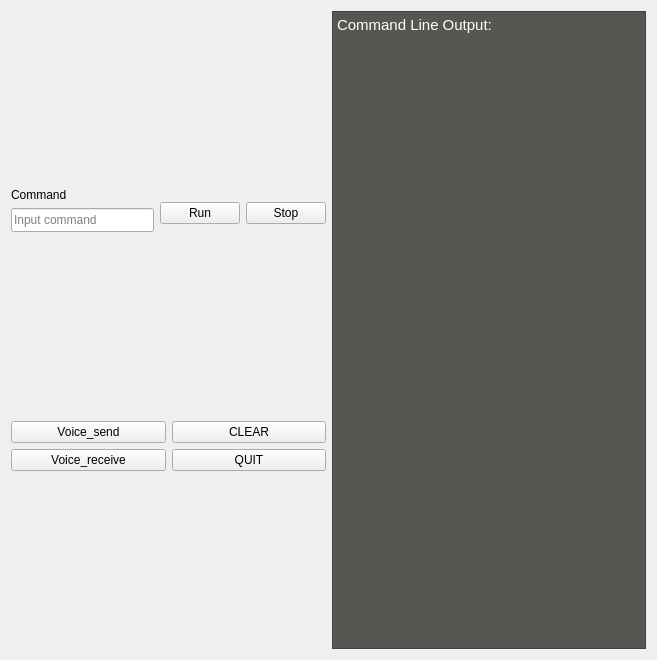
<?xml version="1.0" encoding="UTF-8"?>
<ui version="4.0">
 <class>DeveloperTools</class>
 <widget class="QWidget" name="DeveloperTools">
  <property name="geometry">
   <rect>
    <x>0</x>
    <y>0</y>
    <width>657</width>
    <height>660</height>
   </rect>
  </property>
  <property name="windowTitle">
   <string>Developer Tools</string>
  </property>
  <property name="styleSheet">
   <string notr="true"># background-color: rgb(114, 159, 207);
font: 11pt &quot;Roboto&quot;;</string>
  </property>
  <layout class="QGridLayout" name="gridLayout">
   <item row="0" column="0">
    <layout class="QHBoxLayout" name="horizontalLayout_4">
     <item>
      <layout class="QVBoxLayout" name="verticalLayout_5">
       <item>
        <layout class="QHBoxLayout" name="horizontalLayout_2">
         <item>
          <layout class="QVBoxLayout" name="verticalLayout">
           <item>
            <widget class="QLabel" name="label">
             <property name="text">
              <string>Command</string>
             </property>
            </widget>
           </item>
           <item>
            <widget class="QLineEdit" name="command">
             <property name="sizePolicy">
              <sizepolicy hsizetype="MinimumExpanding" vsizetype="Fixed">
               <horstretch>0</horstretch>
               <verstretch>0</verstretch>
              </sizepolicy>
             </property>
             <property name="minimumSize">
              <size>
               <width>0</width>
               <height>24</height>
              </size>
             </property>
             <property name="styleSheet">
              <string notr="true"/>
             </property>
             <property name="placeholderText">
              <string>Input command</string>
             </property>
            </widget>
           </item>
           <item>
            <widget class="Line" name="line">
             <property name="sizePolicy">
              <sizepolicy hsizetype="Minimum" vsizetype="Maximum">
               <horstretch>0</horstretch>
               <verstretch>0</verstretch>
              </sizepolicy>
             </property>
             <property name="minimumSize">
              <size>
               <width>0</width>
               <height>0</height>
              </size>
             </property>
             <property name="autoFillBackground">
              <bool>false</bool>
             </property>
             <property name="styleSheet">
              <string notr="true">color: rgb(0, 0, 0);</string>
             </property>
             <property name="orientation">
              <enum>Qt::Horizontal</enum>
             </property>
            </widget>
           </item>
          </layout>
         </item>
         <item>
          <layout class="QVBoxLayout" name="verticalLayout_2">
           <item>
            <layout class="QHBoxLayout" name="horizontalLayout">
             <item>
              <widget class="QPushButton" name="run">
               <property name="styleSheet">
                <string notr="true">
</string>
               </property>
               <property name="text">
                <string>Run</string>
               </property>
              </widget>
             </item>
             <item>
              <widget class="QPushButton" name="stop">
               <property name="text">
                <string>Stop</string>
               </property>
              </widget>
             </item>
            </layout>
           </item>
          </layout>
         </item>
        </layout>
       </item>
       <item>
        <layout class="QHBoxLayout" name="horizontalLayout_3">
         <item>
          <layout class="QVBoxLayout" name="verticalLayout_3">
           <item>
            <widget class="QPushButton" name="voice_send">
             <property name="text">
              <string>Voice_send</string>
             </property>
            </widget>
           </item>
           <item>
            <widget class="QPushButton" name="voice_receive">
             <property name="text">
              <string>Voice_receive</string>
             </property>
            </widget>
           </item>
          </layout>
         </item>
         <item>
          <layout class="QVBoxLayout" name="verticalLayout_4">
           <item>
            <widget class="QPushButton" name="clear">
             <property name="text">
              <string>CLEAR</string>
             </property>
            </widget>
           </item>
           <item>
            <widget class="QPushButton" name="quit">
             <property name="text">
              <string>QUIT</string>
             </property>
            </widget>
           </item>
          </layout>
         </item>
        </layout>
       </item>
      </layout>
     </item>
     <item>
      <widget class="QTextBrowser" name="output">
       <property name="styleSheet">
        <string notr="true">background-color: rgb(85, 87, 83);</string>
       </property>
       <property name="html">
        <string>&lt;!DOCTYPE HTML PUBLIC &quot;-//W3C//DTD HTML 4.0//EN&quot; &quot;http://www.w3.org/TR/REC-html40/strict.dtd&quot;&gt;
&lt;html&gt;&lt;head&gt;&lt;meta name=&quot;qrichtext&quot; content=&quot;1&quot; /&gt;&lt;style type=&quot;text/css&quot;&gt;
p, li { white-space: pre-wrap; }
&lt;/style&gt;&lt;/head&gt;&lt;body style=&quot; font-family:'Ubuntu'; font-size:11pt; font-weight:400; font-style:normal;&quot;&gt;
&lt;p style=&quot; margin-top:0px; margin-bottom:0px; margin-left:0px; margin-right:0px; -qt-block-indent:0; text-indent:0px;&quot;&gt;&lt;span style=&quot; color:#ffffff;&quot;&gt;Command Line Output:&lt;/span&gt;&lt;/p&gt;&lt;/body&gt;&lt;/html&gt;</string>
       </property>
      </widget>
     </item>
    </layout>
   </item>
  </layout>
  <zorder>layoutWidget</zorder>
  <zorder>layoutWidget</zorder>
  <zorder>horizontalSpacer</zorder>
  <zorder>clear</zorder>
 </widget>
 <resources/>
 <connections/>
</ui>
